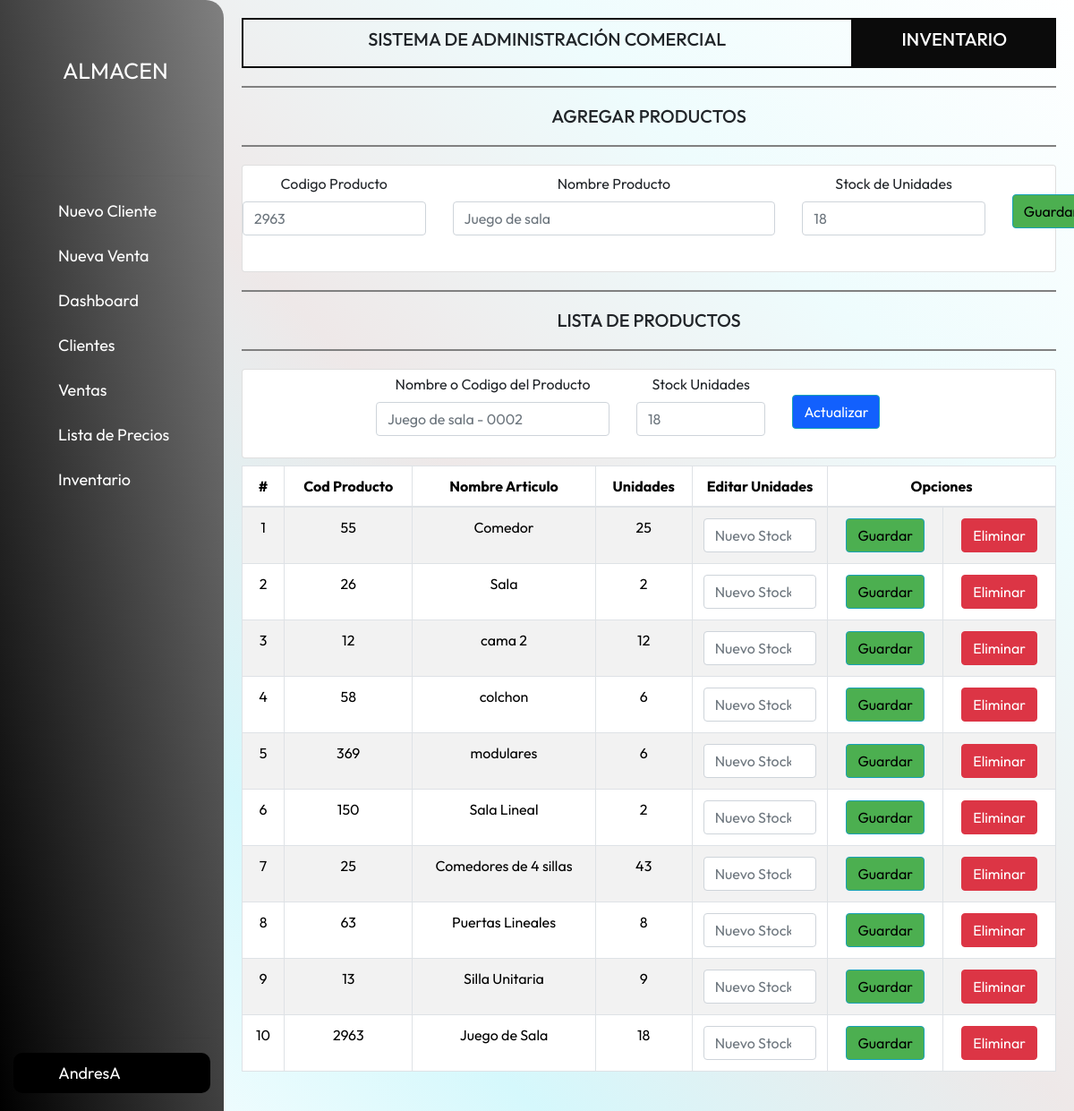
Screenshot of /productos/ (signed in) with the database file from the repository.
### apps/models.py (models this page shows)
class Producto(models.Model):
    user = models.ForeignKey(User, on_delete=models.CASCADE)
    codigo_producto = models.CharField(primary_key=True, max_length=9)
    nombre_articulo = models.CharField(max_length=90)
    unidades = models.IntegerField()
    precio= models.DecimalField(max_digits=10, decimal_places=2, default=0)
    class Meta:
        db_table = 'tabla_Producto'

### apps/views.py (the view)
# urls.py: path('productos/', views.productos, name="productos"),
@login_required
def productos(request):
    if request.method == 'POST':
        if 'nombre_codigo' in request.POST:
            nombre_codigo = request.POST.get('nombre_codigo')
            unidades2 = request.POST.get('unidades2')
            try:
                producto = Producto.objects.get(codigo_producto=nombre_codigo)
            except Producto.DoesNotExist:
                try:
                    producto = Producto.objects.get(nombre_articulo=nombre_codigo)
                except Producto.DoesNotExist:
                    messages.error(request, 'No se encontró ningún producto con el nombre o código ingresado.')
                    return redirect('productos')
            producto.unidades = unidades2
            producto.save()
            messages.success(request, f'Se han actualizado las unidades del producto "{producto.codigo_producto}" "{producto.nombre_articulo} " correctamente.')
            return redirect('productos')
        codigo_producto = request.POST.get('codigo_producto')
        nombre_articulo = request.POST.get('nombre_articulo')
        unidades = request.POST.get('unidades')
        if Producto.objects.filter(codigo_producto=codigo_producto).exists():
            messages.error(request, f'El producto con código {codigo_producto} ya esta registrado en el inventario.')
        else:
            inventarioN = Producto(user=request.user,codigo_producto=codigo_producto, nombre_articulo=nombre_articulo, unidades=unidades)
            inventarioN.save()
            messages.success(request, 'Los datos del producto han sido guardados correctamente.')
        listaI = Producto.objects.all()
        datosli = {'inv': listaI}
        return render(request, "inventario.html", datosli)
    else:
        listaI = Producto.objects.all()
        datosli = {'inv': listaI}
        return render(request, "inventario.html", datosli)

### apps/templates/inventario.html (shortened to what this page needs)
{% extends 'base.html' %}
{% block pageTitle %}
INVENTARIO
{% endblock %}
{% block cenTitle %} AGREGAR PRODUCTOS{% endblock %}
{% block content %}
<form id="formInventario" action="." method="post">
        <div class="card align-items-center">
            <div class="row justify-content-center mt-2 mb-2">
                <div class="col-md-3 mb-3">
                    <div class="form-group text-center">
                        <label for="codigo_producto">Codigo Producto</label>
                        <input id="codigo_producto" type="number" name="codigo_producto" placeholder="2963" class="form-control" min="0" required>
                    </div>
                </div>
                <div class="col-md-5 mb-3">
                    <div class="form-group text-center">
                        <label for="nombre_articulo">Nombre Producto</label>
                        <input id="nombre_articulo" type="text" name="nombre_articulo" placeholder="Juego de sala" class="form-control" maxlength="50" required>
                    </div>
                </div>
                <div class="col-md-3 mb-3">
                    <div class="form-group text-center">
                        <label for="unidades">Stock de Unidades</label>
                        <input id="unidades" type="number" name="unidades" placeholder="18" class="form-control" min="1" required>
                    </div>
                </div>
                <div class="col-md-1  mt-4 align-items-end">
                    <button type="submit" class="btn btn-info btnGuardar" title="agregar" name="agregar" style="color: #000000; background-color: #4CAF50;">Guardar</button>
                </div>
            </div>
        </div>
</form>
    <div class="lineapag"></div>
        <h5 class="titulop">LISTA DE PRODUCTOS</h5>
    <div class="lineapag"></div>
    <form id="formInventario" action="." method="post">
        <div class="card align-items-center">
            <div class="row justify-content-center mt-1 mb-2">
                <div class="col-md-5">
                    <div class="form-group text-center">
                        <label for="nombre_codigo">Nombre o Codigo del Producto</label>
                        <input id="nombre_codigo" type="text" name="nombre_codigo" placeholder="Juego de sala - 0002" class="form-control" maxlength="50" >
                    </div>
                </div>
                <div class="col-md-3">
                    <div class="form-group text-center">
                        <label for="unidades2">Stock Unidades</label>
                        <input id="unidades2" type="number" name="unidades2" placeholder="18" class="form-control" step="0.01" min="1" required>
                    </div>
                </div>
                <div class="col-md-3 mt-4">
                    <button type="submit" class="btn btn-info btnGuardar"  title="actualizar" name="actualizar" style="color: #ffffff; background-color: #1260FD;">Actualizar</button>
                </div>
            </div>
        </div>
    </form>
    <div class="row">
        <div class="col-sm-12 col-md-6 col-lg-12 col-xl-12 ">
            <div class="table-responsive py-2">
                <table class="table table-striped table-bordered table-hover table table-bordered border border-gray">
                    <thead class="text-center">
                        <tr>
                            <th>#</th>
                            <th>Cod Producto</th>
                            <th>Nombre Articulo</th>
                            <th>Unidades</th>
                            <th>Editar Unidades</th>
                            <th colspan="2">Opciones</th>
                        </tr>
                    </thead>
                    <tbody class="text-center">
                        {% for x in inv %}
                        <tr>
                            <td>{{forloop.counter}}</td>
                            <td>{{x.codigo_producto}}</td>
                            <td>{{x.nombre_articulo}}</td>
                            <td>{{x.unidades}}</td>
                            <td  class="col-md-2 mb-2">
                                <form id="editarForm_{{ forloop.counter }}" action="{% url 'editarInventario' x.codigo_producto %}" method="post">
                                    <input type="number" id="unidades_{{ forloop.counter }}" name="unidades" placeholder="Nuevo Stock" class="form-control" min="1" required>
                            </td>
                            <td>
                                <input type="submit" value="Guardar" class="btn btn-info btnGuardar" style="color: #000000; background-color: #4CAF50;">
                            <td>
                                <form id="eliminarForm_{{ forloop.counter }}" action="{% url 'eliminarProducto' x.codigo_producto %}" method="post">
                                    <input type="submit" value="Eliminar" class="btn btn-danger btnEliminar">
                                </form>
                            </td>
                        </tr>
                        {% endfor %}
                    </tbody>
                </table>
            </div>
        </div>
    </div>
{% endblock %}

### apps/templates/base.html (shortened to what this page needs)
{% load static %}
 <html lang="es">
 <head>
    <link rel="stylesheet" href= "{% static '/css/estilos.css' %}">
    <link href="https://cdn.jsdelivr.net/npm/bootstrap@5.3.2/dist/css/bootstrap.min.css" rel="stylesheet">
    <link href="https://maxcdn.bootstrapcdn.com/bootstrap/4.5.2/css/bootstrap.min.css" rel="stylesheet">
    <link rel="stylesheet" href= "{% static '/css/messages.css' %}">
 </head>
<body>
    <div class="barra-lateral">
        <div class="nombre-pagina">
            <span>ALMACEN</span>
        </div>
        <hr>
        <nav class="navegacion">
            <ul>
                <li>
                    <a href="/nuevoC">
                        <span> Nuevo Cliente</span>
                    </a>
                </li>
                <li>
                    <a  href="/nuevaVenta">
                        <span> Nueva Venta</span>
                    </a>
                </li>
                <li>
                    <a href="/dashboard">
                        <span>Dashboard</span>
                    </a>
                </li>
                <li>
                    <a  href="/clientes">
                        <span>Clientes</span>
                    </a>
                </li>
                <li>
                    <a href="/factura">
                        <span>Ventas</span>
                    </a>
                </li>
                <li>
                    <a  href="/listaPrecios">
                        <span>Lista de Precios</span>
                    </a>
                </li>
                <li>
                    <a href="/productos">
                        <span>Inventario</span>
                    </a>
                </li>
            </ul>
        </nav>
        <hr>
        <div class="usuario d-flex justify-content-between align-items-center">
            <div class="nombreUser">
                <span class="nombre">{{ request.user.username }}</span>
            </div>
            <nav class="navegacion">
                <a href="/logout">
                </a>
            </nav>
        </div>
    </div>
    <main>
        <div class="cajati">
            <div class="contenedor-titulo1">
                <h5 class="titulopag1">
                    SISTEMA DE ADMINISTRACIÓN COMERCIAL
                </h5>
            </div>
            <div class="contenedor-titulo2">
                <h5 class="titulopag1">
                    {% block pageTitle %} base {% endblock %}
                </h5>
            </div>
        </div>
        <div class="lineapag"></div>
        <h5 class="titulop">{% block cenTitle %} base{% endblock %}</h5>
        <div class="lineapag"></div>
        {% block content %}
        {% endblock %}
    </main>
</body>
</html>

### apps/static/css/estilos.css (style rules this page uses)
:root { --color-barra-lateral: rgb(11, 11, 11) ; --color-texto:rgb(253, 253, 253); --color-texto-menu:rgb(255, 255, 255); --color-menu-hover:rgb(60, 219, 121); --color-menu-hover-texto:rgb(0, 0, 0); --color-boton:#101a1d; --color-boton-texto:rgb(255, 255, 255); --color-linea:rgb(83, 83, 88); --color-scroll:rgb(60, 219, 121); --color-scroll-hover:rgb(83, 83, 88); }
* { margin: 0; padding: 0; box-sizing: border-box; font-family: 'Outfit', sans-serif; }
body { height: 100vh; width: 100%; background: linear-gradient( to right top, rgb(255, 255, 255), rgb(213, 248, 252) , rgb(238, 232, 232), rgb(238, 252, 253), rgb(255, 255, 255)); }
.barra-lateral { position: fixed; display: flex; flex-direction: column; justify-content: space-between; width: 250px; height: 100%; overflow: hidden; padding: 20px 15pX; background: linear-gradient( to right top,rgb(0, 0, 0) , gray); border-top-right-radius: 20px; transition: width 0.5s ease,background-color 0.3s ease,left 0.5s ease; z-index: 50; }
.barra-lateral span { width: 100px; white-space: nowrap; font-size: 18px; text-align: left; opacity: 1; transition: opacity 0.5s ease,width 0.5s ease; }
.barra-lateral .nombre-pagina { width: 100%; height: 45px; color: var(--color-texto); margin-bottom: 40px; display: flex; align-items: center; padding: 60px 0 60px 0; }
.barra-lateral .nombre-pagina span { margin-left: 5px; font-size: 25px; }
.barra-lateral .navegacion { height: 100%; overflow-y: auto; overflow-x: hidden; }
.barra-lateral .navegacion ul { padding: 0; }
.barra-lateral .navegacion li { list-style: none; display: flex; margin-bottom: 5px; }
.barra-lateral .navegacion a { width: 100%; height: 45px; display: flex; align-items: center; text-decoration: none; border-radius: 10px; color: var(--color-texto-menu); }
main { margin-left: 250px; padding: 20px; transition: margin-left 0.5s ease; }
.usuario { background-color: black; color: rgb(255, 255, 255); border-radius: 10px; min-width: 50px; font-size: 25px; display: none; padding: 0 30px; }
.cajati { width: 100%; display: flex; justify-content: center; }
.contenedor-titulo1 { width: 75%; text-align: center; display: flex; justify-content: center; align-items: center; border: 2px solid var(--color-barra-lateral); padding: 10px; }
.contenedor-titulo2 { width: 25%; text-align: center; display: flex; justify-content: center; align-items: center; background-color:var(--color-barra-lateral); text-align: center; padding: 10px; color: #FFFFFF; }
.titulop { text-align: center; }
.lineapag { width: 100%; height: 2px; background-color:gray; margin: 20px 0; }

### rows the page displays
Producto: codigo_producto "55", nombre_articulo "Comedor", unidades "25"
Producto: codigo_producto "26", nombre_articulo "Sala", unidades "2"
Producto: codigo_producto "12", nombre_articulo "cama 2", unidades "12"
Producto: codigo_producto "58", nombre_articulo "colchon", unidades "6"
Producto: codigo_producto "369", nombre_articulo "modulares", unidades "6"
Producto: codigo_producto "150", nombre_articulo "Sala Lineal", unidades "2"
Producto: codigo_producto "25", nombre_articulo "Comedores de 4 sillas", unidades "43"
Producto: codigo_producto "63", nombre_articulo "Puertas Lineales", unidades "8"
Producto: codigo_producto "13", nombre_articulo "Silla Unitaria", unidades "9"
Producto: codigo_producto "2963", nombre_articulo "Juego de Sala", unidades "18"

### other values shown
{{ request.user.username }} "AndresA"
